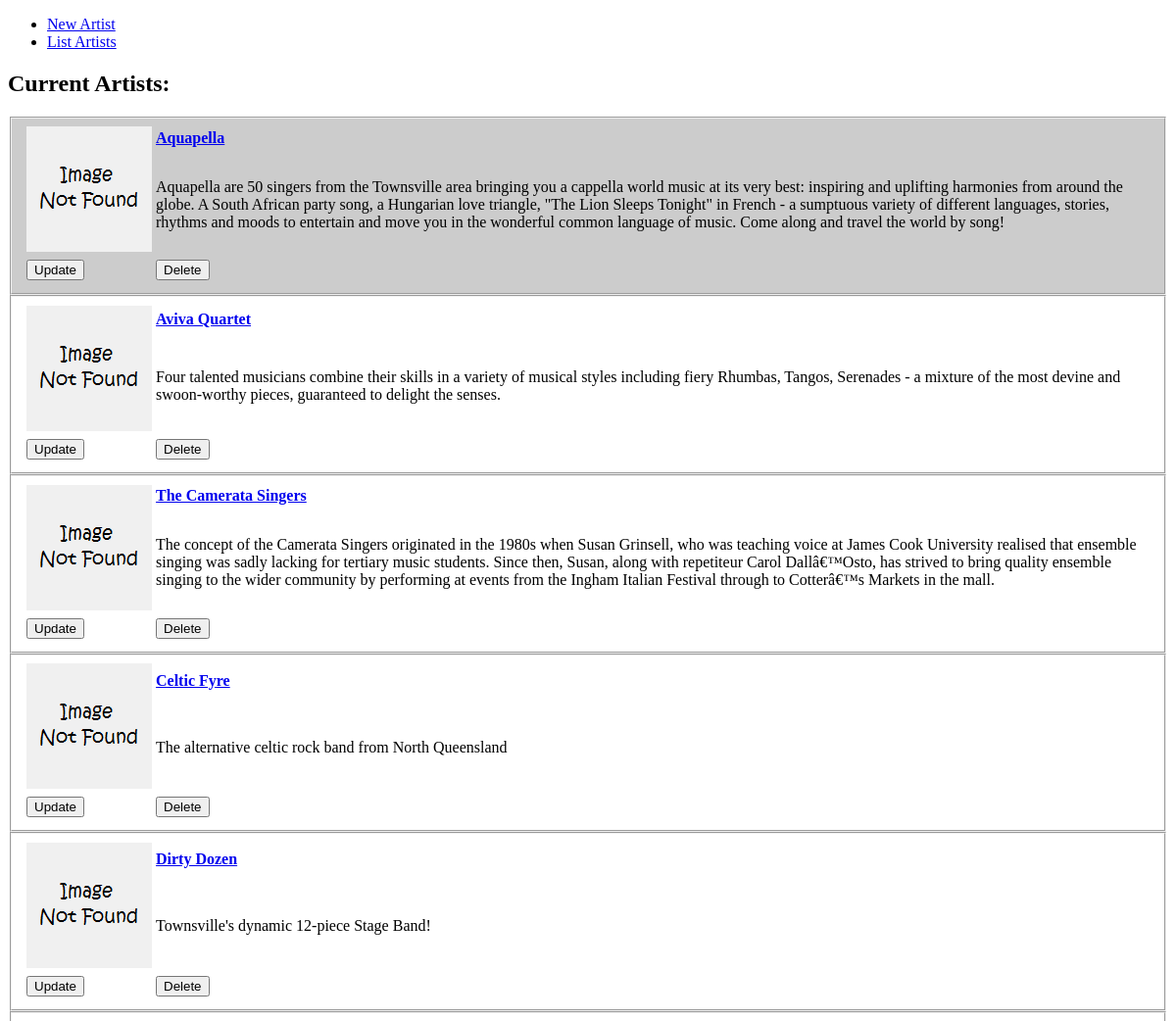
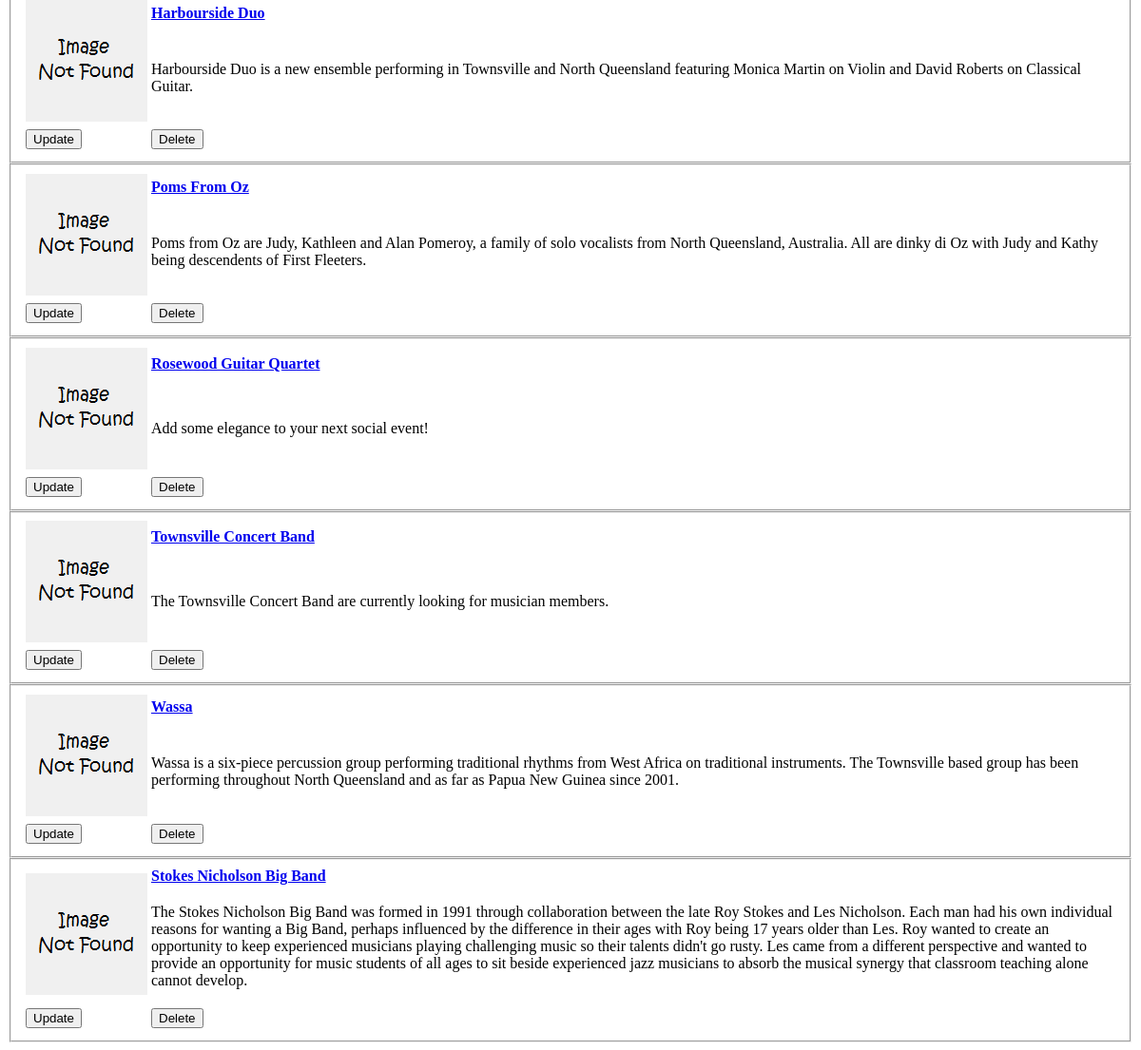
The page /artist/list.php on the database its author committed (2 pictures, top to bottom).
### tables this page shows
CREATE TABLE `artists` (
	`id`	INTEGER NOT NULL PRIMARY KEY AUTOINCREMENT UNIQUE,
	`name`	TEXT NOT NULL,
	`image`	TEXT NOT NULL,
	`info`	TEXT NOT NULL,
	`is_featured`	INTEGER NOT NULL
);

### artist/list.php (the view, shortened to what this page needs)
<?php
include("../include/utils.php");
include("../include/connect.php");
$sql = $dbh->prepare("SELECT * FROM artists ORDER BY is_featured DESC;");
$sql->execute();
include("../include/header.php");
?>
<h2>Current Artists:</h2>
<?php
foreach ($sql->fetchAll() as $row) {
    ?>
    <form class="artistSection" name="artist" method="post" action="<?php echo getLink('/artists/'); ?>">
        <?php
        echo "<fieldset" . ($row['is_featured'] ? " class='featured'" : "") . "><a name='a$row[id]'></a>" ?>
        <table>
            <tr>
                <td rowspan=2><?php echo getImageElement($row['image']); ?></td>
                <td><b><?php echo sprintf('<a href="%s">%s</a>', getLink("/artists/".$row['id']), $row['name']); ?></b></td>
            </tr>
            <tr>
                <td><p><?php echo array_shift((explode("\n", $row['info']))); ?></p></td>
            </tr>
            <tr>
                <td><input type="submit" name="submit" value="Update" class="updateButton"></td>
                <td><input type="submit" name="submit" value="Delete" class="deleteButton"></td>
            </tr>
        </table>
    </fieldset>
</form>
<?php
}
include("../include/footer.php");
?>

### include/utils.php (shortened to what this page needs)
<?php
function getImageElement($filename) {
    return "<img class='artist' src='" . IMG_WEBDIR . (file_exists(IMG_DIR . $filename) ? $filename : "placeholder.png") . "' />";
}
function getLink($url) {
    return str_replace("//","/",(DEBUG_MODE ? "/" : "/~tcmc01/m2/") . $url);
}
?>

### css/style.css (style rules this page uses)
.featured { background-color: #ccc; }
img.artist { max-width: 128px; }

### rows shown on the page
artists: name "Aquapella", info "Aquapella are 50 singers from the Townsville area bringing you a cappella world music at its very best: inspiring and uplifting harmonies from around the globe. A South African party song, a Hungarian love triangle, \"The Lion Sleeps Tonight\" in French - a sumptuous variety of different languages, stories, rhythms and moods to entertain and move you in the wonderful common language of music. Come along and travel the world by song!"
artists: name "Aviva Quartet", info "Four talented musicians combine their skills in a variety of musical styles including fiery Rhumbas, Tangos, Serenades - a mixture of the most devine and swoon-worthy pieces, guaranteed to delight the senses."
artists: name "The Camerata Singers", info "The concept of the Camerata Singers originated in the 1980s when Susan Grinsell, who was teaching voice at James Cook University realised that ensemble singing was sadly lacking for tertiary music students. Since then, Susan, along with repetiteur Carol Dallâ€™Osto, has strived to bring quality ensemble singing to the wider community by performing at events from the Ingham Italian Festival through to Cotterâ€™s Markets in the mall."
artists: name "Celtic Fyre", info "The alternative celtic rock band from North Queensland"
artists: name "Dirty Dozen", info "Townsville's dynamic 12-piece Stage Band!"
artists: name "Harbourside Duo", info "Harbourside Duo is a new ensemble performing in Townsville and North Queensland featuring Monica Martin on Violin and David Roberts on Classical Guitar."
artists: name "Poms From Oz", info "Poms from Oz are Judy, Kathleen and Alan Pomeroy, a family of solo vocalists from North Queensland, Australia. All are dinky di Oz with Judy and Kathy being descendents of First Fleeters."
artists: name "Rosewood Guitar Quartet", info "Add some elegance to your next social event!"
artists: name "Townsville Concert Band", info "The Townsville Concert Band are currently looking for musician members."
artists: name "Wassa", info "Wassa is a six-piece percussion group performing traditional rhythms from West Africa on traditional instruments. The Townsville based group has been performing throughout North Queensland and as far as Papua New Guinea since 2001."
artists: name "Stokes Nicholson Big Band", info "The Stokes Nicholson Big Band was formed in 1991 through collaboration between the late Roy Stokes and Les Nicholson. Each man had his own individual reasons for wanting a Big Band, perhaps influenced by the difference in their ages with Roy being 17 years older than Les. Roy wanted to create an opportunity to keep experienced musicians playing challenging music so their talents didn't go rusty. Les came from a different perspective and wanted to provide an opportunity for music students of all ages to sit beside experienced jazz musicians to absorb the musical synergy that classroom teaching alone cannot develop."
